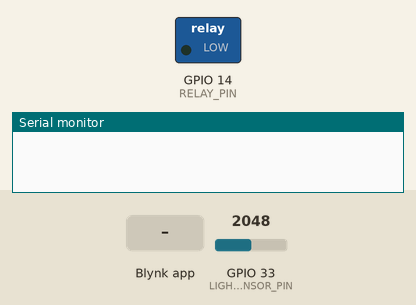
A sketch run on a simulated ESP32. On the bench: switched loads named in the sketch (green lamp = pin HIGH), the last lines printed to the serial monitor. Inputs (shaded band) come from the test bench; at power-on: GPIO 33 (LIGHT_SENSOR_PIN) = 2048. WiFi joins after 1.5 s; servers stay silent unless stated.

Above: at 3.0 s.
3.1 s: Blynk app writes 1 to V1
At 5.2 s:
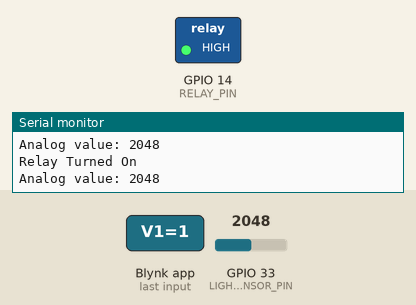
6.3 s: Blynk app writes 0 to V1
Timing chart, 0 to 9.3 s (numbered marks = the images above; inputs shaded):
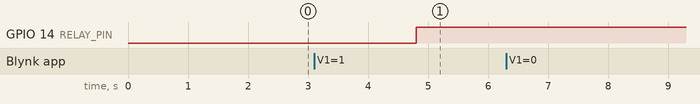

The sketch:

modul5.ino
```cpp
#define BLYNK_PRINT Serial
#define BLYNK_TEMPLATE_ID "TMPL6IminfV2W"
#define BLYNK_TEMPLATE_NAME "M4"
#define BLYNK_AUTH_TOKEN "PgybQeSID-ZuWJxOhW4yCvxkkpn1FuY7"
#include <WiFi.h>
#include <WiFiClient.h>
#include <BlynkSimpleEsp32.h>

#define LIGHT_SENSOR_PIN 33
#define RELAY_PIN 14

BlynkTimer timer;

char auth[] = BLYNK_AUTH_TOKEN;
char ssid[] = "lorem";
char pass[] = "test1234";

int relayState;
WidgetLED led1(V1);

BLYNK_WRITE(V1){
  int relayValue = param.asInt();
  if (relayValue == 0) {
    digitalWrite(RELAY_PIN, HIGH);
    relayState = 1;
    Serial.println("Relay Turned Off");
  } else {
    digitalWrite(RELAY_PIN, LOW);
    relayState = 0;
    Serial.println("Relay Turned On");
  }
}

void handleLDRRelay(int ldrval){
  if(ldrval <= 500 && relayState == 0){
    digitalWrite(RELAY_PIN, LOW);
  } else {
    digitalWrite(RELAY_PIN, HIGH);
  }
}

void sendLDRData(){
  delay(1000);
  int analogValue = analogRead(LIGHT_SENSOR_PIN);
  Serial.print("Analog value: ");
  Serial.println(analogValue);
  handleLDRRelay(analogValue);
  Blynk.virtualWrite(V0, analogValue);
}

void setup(){
  Serial.begin(9600);
  pinMode(RELAY_PIN, OUTPUT);
  Blynk.begin(auth, ssid, pass, "blynk.cloud", 80);
  timer.setInterval(1000L, sendLDRData);
}

void loop() {
  Blynk.run();
  timer.run();
}
```

Measured:
- after the input at 3.1 s, GPIO 14 (RELAY_PIN): LOW → HIGH after 1.7 s instead of 0.70 s
